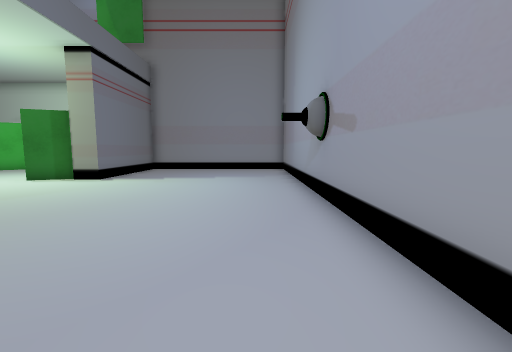
[1] (above)

15 first-person views from a walk through a Unity game level. The camera is 1.2 m above the floor, tilts 6° down and sees 90° across. The floor is counted in squares, 1 m on a side. Each view is taken from the middle of a square. On the plan, view 1 faces up. The plan holds only what a view shows up to about 12 squares ahead; the rest is blank. The place goes on beyond the plan.

[2]
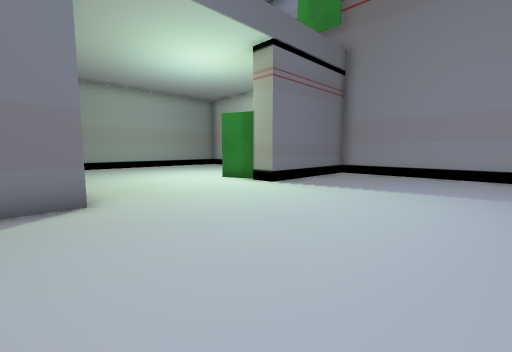

[3]
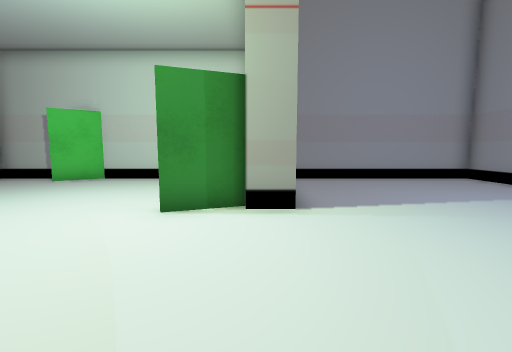

[4]
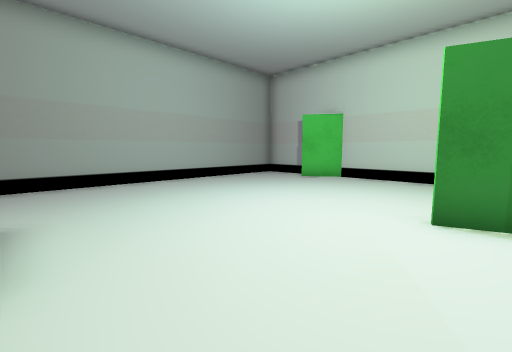

[5]
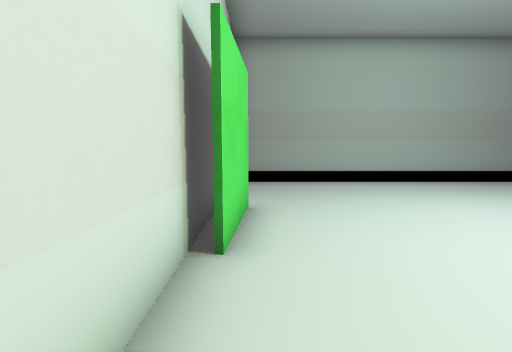

[6]
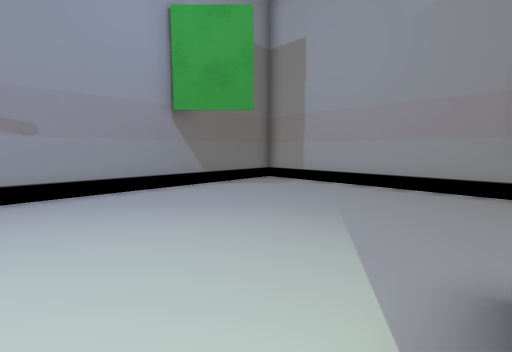

[7]
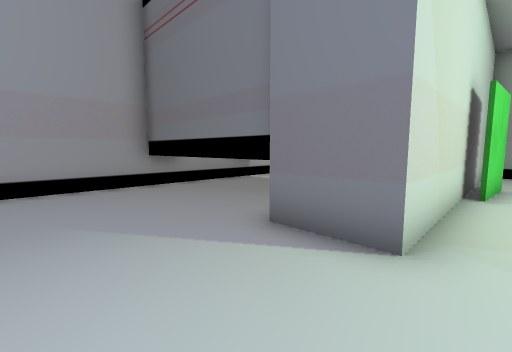

[8]
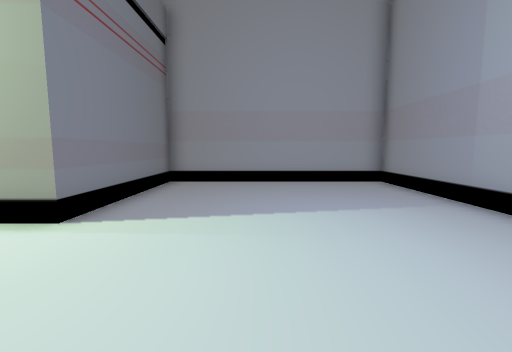

[9]
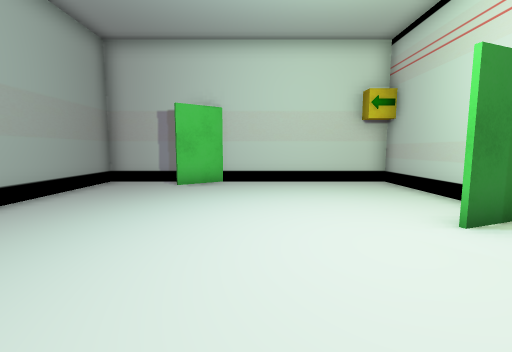

[10]
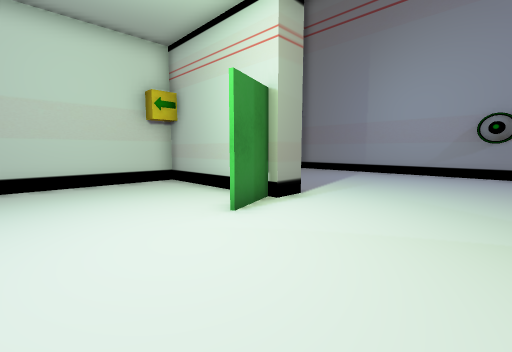

[11]
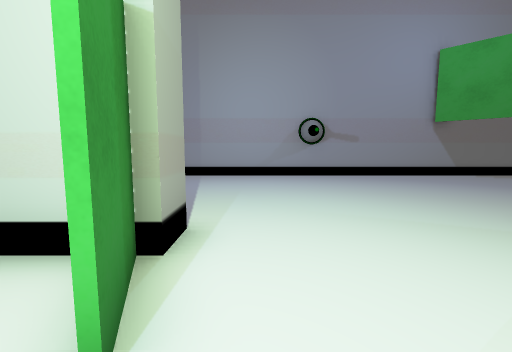

[12]
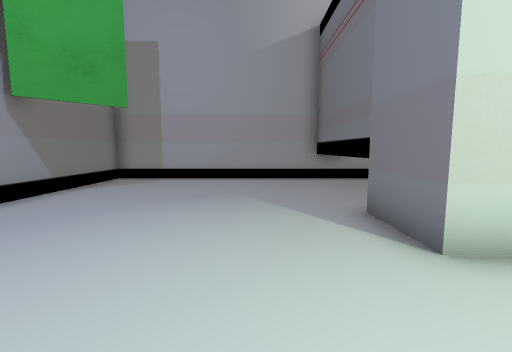

[13]
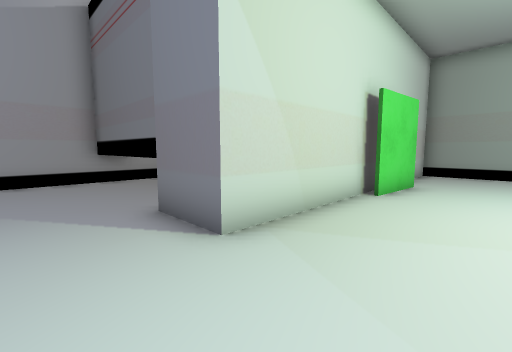

[14]
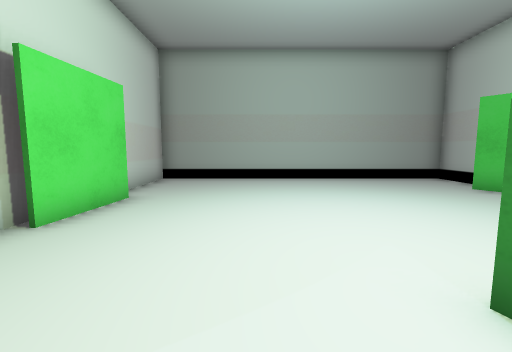

[15]
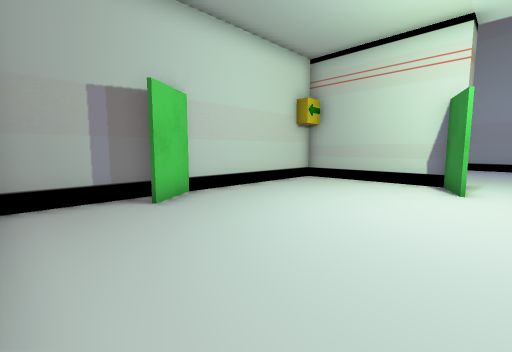

### Floor plan
Points are (right, up) in squares from view 1. A wall is a line through its corners. A room is listed if a view was taken in it or the views show most of it. See-through windows are left out.
Room 1 (views 1, 2, 3, 4, 5, 6, 7, 8, 9, 10, 11, 12, 13, 14, 15)
walls: (-7.1, 10.4) (-8.9, 9.7); (-8.9, 9.8) (-7.1, 10.5); (-6.5, 1.9) (-6.5, -3.5); (-13.4, 4.9) (-10.8, 4.6); (1.7, 7.4) (1.7, 15.5) (-6.1, 15.5) (-6.1, 10.1) (-7.2, 10.1) (-7.2, 15.5) (-13.2, 15.5) (-14.7, 14.5); (-14.2, 15.5) (-17.4, 15.5) (-17.4, 4.2) (-6.1, 4.2) (-6.1, 2.1); (-8, -3.5) (1.7, -3.5) (1.7, 5.6)
objects: other object (1, 6) to (2, 7)

Positions as (right, up) in squares from view 1, and headings:
1: (0, 0), facing up
2: (0, 3), facing up-left
3: (-7, 5), facing up
4: (-8, 5), facing up-left
5: (-8, 5), facing left
6: (-6, 5), facing down-right
7: (-3, 5), facing down-left
8: (-3, 6), facing up
9: (-12, 6), facing up
10: (-12, 6), facing up-right
11: (-10, 9), facing right
12: (-4, 7), facing down
13: (-4, 7), facing down-left
14: (-7, 8), facing left
15: (-17, 9), facing up-right
